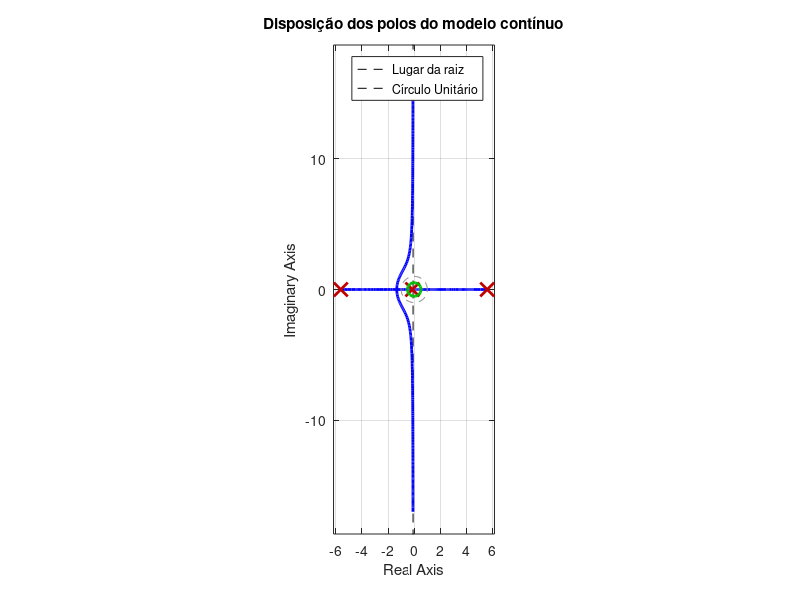
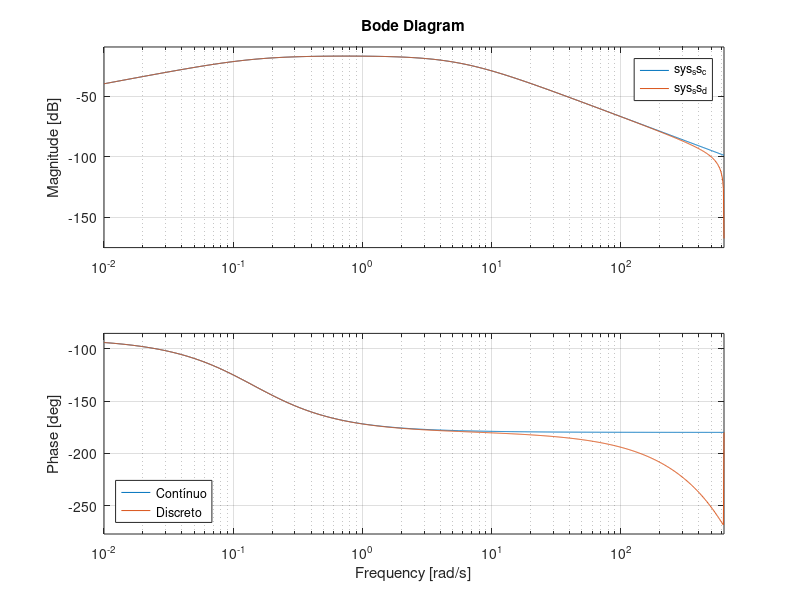
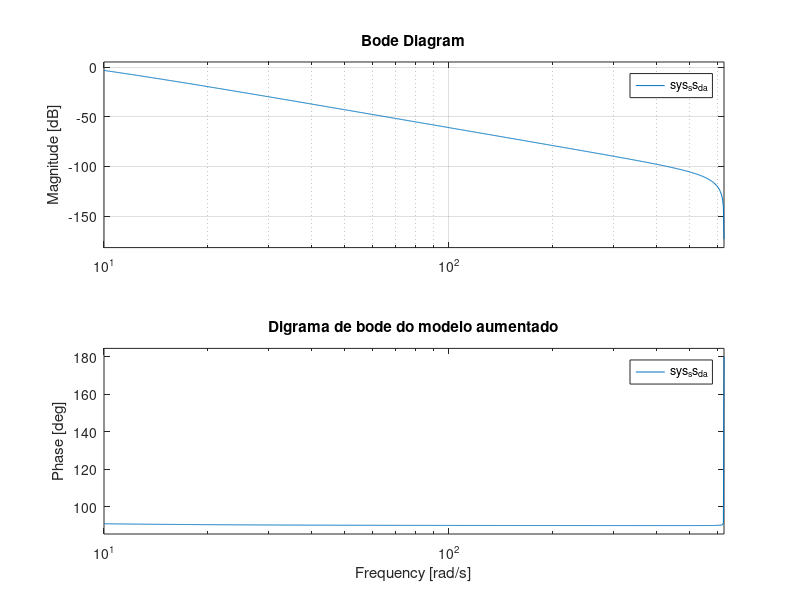
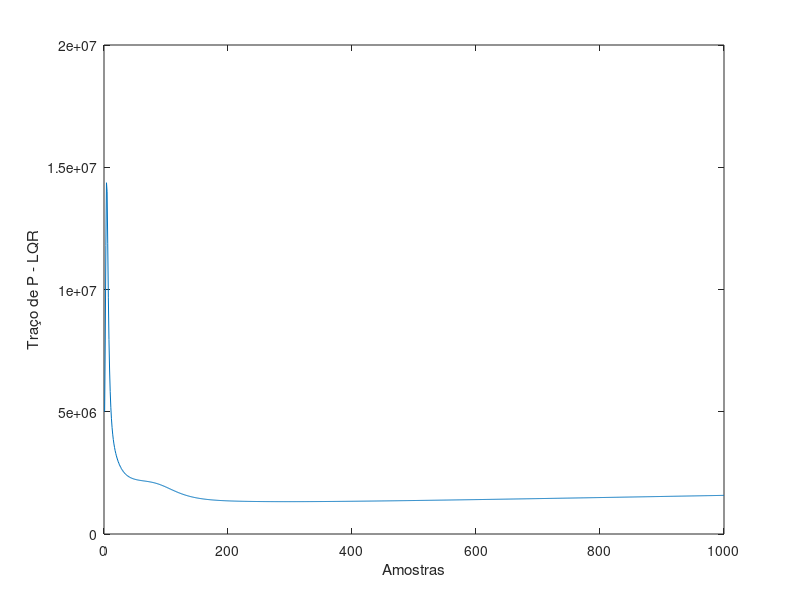

Source code (MATLAB) for these figures, in order:
%% Atividade 02: Controle do pêndulo invertido sobre carro usando LQG.
clear all; close all; clc;

%% Planta do pêndulo invertido 
% Ref.: https://ctms.engin.umich.edu/CTMS/index.php?example=InvertedPendulum&section=SystemModeling 
% A variável sensorialmente medida é a posição angular do pêndulo (em rad).
% Sinal de controle (u) é a Força aplicada sobre o carro (F) em Newtons.
% As variaveis de estado são:
    % x1 = x:       posição do carro em metros
    % x2 = x_dot:   velocidade do carro em m/s
    % x3 = phi:     angulo do pendulo (em rad)
    % x4 = phi_dot  velocidade angular do pendulo (rad/s)

%% Modelo em Espaço de Estados em Tempo Continuo
M = 0.5; m = 0.2; b = 0.1; I = 0.006; g = 9.8; l = 0.3; 
p = I*(M+m)+M*m*l^2; 

% Matrizes de estado
A = [0      1              0           0;
     0 -(I+m*l^2)*b/p  (m^2*g*l^2)/p   0;
     0      0              0           1;
     0 -(m*l*b)/p       m*g*l*(M+m)/p  0];

B = [   0; 
    (I+m*l^2)/p;
        0; 
      m*l/p];

C = [0 0 1 0]; ny = size(C,1); % sersor da posição angular do pêndulo
% C = [0 0 1 0; 0 0 1 0]; ny = size(C,1); % + sensor de posição do carro

D = zeros(ny,1);
    
sys_ss_c = ss(A,B,C,D, ...
    'statename', {'x' 'x_dot' 'phi' 'phi_dot'}, ...
    'inputname',{'u'}, ...
    'outputname', {'phi'})

% Analise dos poles e autovalores do sistema
disp('Autovalores contínuos do sistema:');
disp(eig(A)); % o polo 5.5651 é instavel (está no semiplano direito do plano s)

% Plot dos polos no plano S
figure; rlocus(sys_ss_c);
title('Disposição dos polos do modelo contínuo'); grid on; hold on;
theta = linspace(0, 2*pi, 100);
plot(cos(theta), sin(theta), '--', 'Color', [0.5 0.5 0.5]);
axis equal;
legend('Lugar da raiz', 'Círculo Unitário');

% Analise das maximas frequencias do sistema
disp('Verificando a frequência máxima do sistema:');
damp(sys_ss_c) 
f_max = max(damp(sys_ss_c));
disp(['> f_max = ' num2str(f_max) ' rad/s']);

%% Modelo em Espaço de Estado em Tempo Discreto 
v_factor = 200;                  % fator de velocidade da amostragem  
fs = (f_max*v_factor)/(2*pi);    % frequencia de amostragem (Hz) 
Ts = 1/fs;                       % periodo de amostragem (s) 
Ts = fix(v_factor*Ts)/v_factor; 

disp(['Período de Amostragem Ts = ' num2str(Ts) 's']);

% Discretizando o sistema
sys_ss_d = c2d(sys_ss_c, Ts)
[Ad, Bd, Cd, Dd] = ssdata(sys_ss_d);

% Compara o modelo contínuo com o discreto 
% Observa-se que os modelos divergem nas altas frequências.
% O sistema é instavel, pq na região de inversão de fase há o aumento do ganho.
figure; bode(sys_ss_c, sys_ss_d); %title('Digrama de bode do modelo cont. e disc.');
legend('Contínuo', 'Discreto', 'Location','southwest');

%% Modelo Aumentando em Espaço de Estado Discreto (adicionar o integrador)
Aa = [eye(ny, ny)   Cd*Ad;
      zeros(4, ny)  Ad];

Ba = [Cd*Bd;
       Bd];

Ca = [eye(ny, ny) zeros(ny, 4)];  

Da = Dd;

sys_ss_d_a = ss(Aa, Ba, Ca, Da, Ts,  ...
    'statename', {'x' 'x_dot' 'phi' 'phi_dot' 'int'}, ...
    'inputname',{'u'}, ...
    'outputname', {'phi'})

figure; bode(sys_ss_d_a); grid; title('Digrama de bode do modelo aumentado');

% Analise dos poles e autovalores do sistema
disp('Autovalores discretos do sistema aumentado:');
disp(eig(Aa)); % o polo 1.0282 é instavel (está fora do circulo únitario no plano z)
               % aparentemente a variavel na posição pendulo já é uma
               % variavel integradora (a mesma se acumula ao longo do tempo)

%% Testes de Controlabilidade e Observabilidade
n = length(Aa);     % Número de variaveis de estado (o integrador é considerado)
Co = ctrb(Aa, Ba);  % Matriz de Controlabilidade
Ob = obsv(Aa, Ca);  % Matriz de Observabilidade

disp('Verificação da Controlabilidade:');
disp(['> rank(Co) = ' num2str(rank(Co))]);
if rank(Co) == n
    disp(['== ' num2str(n) ' - O sistema é controlável' ]);
else
    disp(['!= ' num2str(n) ' - O sistema não é controlável' ]);
end

disp('Verificação da Observabilidade:');
disp(['> rank(Ob) = ' num2str(rank(Ob))]);
if rank(Ob) == n
    disp(['== ' num2str(n) ' - O sistema é observável' ]);
else
    disp(['!= ' num2str(n) ' - O sistema não é observável' ]);
end

%% Controlador LQR
disp('Controlador LQR');
%Teste 0
             % y1  x  x_dot  phi  phi_dot  
Q_lqr = diag([ 1   1    1     1      1 ]);  % peso das variaveis 
R_lqr = 1;                                  % peso do esforço de controle

% Teste1
% Q_lqr = diag([0.1 0.1 100 0.1 0.5]); % peso alto para phi
% R_lqr = 1; % controle ainda penalizado normalmente
 
% Teste2
% Q_lqr = diag([1 1 100 1 1]);
% R_lqr = 10;

% Teste3
% Q_lqr = diag([1 10 100 10 1]);
% R_lqr = 1;

disp('Verificação da Detectabilidade (p/ o LQR):');
Ob_dec_lqr = obsv(Aa', sqrt(Q_lqr)');
disp(['> rank(obsv(Aa^(T), sqrt(Q_lqr)^(T))) = ' num2str(rank(Ob_dec_lqr))]);

if rank(Ob_dec_lqr) == n
    disp(['== ' num2str(n) ' - O sistema é detectável' ]);
else
    disp(['!= ' num2str(n) ' - O sistema não é detectável' ]);
end

% Calculo da matriz P pela Equação a Diferenças de Riccati
P = 1e6*eye(n, n); p_samples = 1000; 
for i = 1:p_samples
    P = Aa'*P*Aa -Aa'*P*Ba*inv(Ba'*P*Ba+R_lqr)*Ba'*P*Aa+Q_lqr;
    traceP(i)=trace(P); 
end
figure; plot(traceP); ylabel('Traço de P - LQR'); xlabel('Amostras');

% Calculo do Ganho
K = ( Aa'*P*Ba*inv(Ba'*P*Ba+R_lqr) )';
disp('LQG K = '); disp(K);

% Analise dos poles e autovalores do sistema
disp('Autovalores do controlador LQR:');
disp(eig(Aa-Ba*K)); % precisam ser estaveis (está dentro do circulo únitario no plano z)

%% Filtro de Kalman (Observador)
disp('Filtro de Kalman');
             % y1  x  x_dot  phi  phi_dot  
Q_kf = diag([ 1   1    1     1      1 ]);  % peso das variaveis 
R_kf = 1;                                  % ruído da medição

disp('Verificação da Detectabilidade (p/ o Filtro de Kalman):');
Ob_dec_kf = obsv(Aa', sqrt(Q_kf)');
disp(['> rank(obsv(Aa^(T), sqrt(Q_kf)^(T))) = ' num2str(rank(Ob_dec_kf))]);

if rank(Ob_dec_kf) == n
    disp(['== ' num2str(n) ' - O sistema é detectável' ]);
else
    disp(['!= ' num2str(n) ' - O sistema não é detectável' ]);
end

% Calculo da matriz P pela Equação a Diferenças de Riccati
Po = 1e6*eye(n, n); p_samples = 1000; 
for i = 1:p_samples
    Po = Aa*Po*Aa' -Aa*Po*Ca'*inv(Ca*Po*Ca'+R_kf)*Ca*Po*Aa'+Q_kf;
    tracePo(i)=trace(Po); 
end
figure; plot(tracePo); ylabel('Traço de P - Filtros de Kalman'); xlabel('Amostras');

% Calculo do Ganho
L = ( Aa*Po*Ca'*inv(Ca*Po*Ca'+R_kf) );
disp('KF L = '); disp(L);

% Analise dos poles e autovalores do sistema
disp('Autovalores do filtros de Kalman:');
disp(eig(Aa-L*Ca)); % precisam ser estaveis (está dentro do circulo únitario no plano z)

%% Simulação do controlador LQG
t_f = 20;           % temos de simulação
N = round(t_f/Ts);  % número de amostras
t = 0:Ts:N*Ts-Ts;   % vetor de tempo discreto
    
    % Sinal de referencia
    r1(1:5) = 0; r1(6:N) = 0;

    % Disturbios na entrada e saida
    w1 = 0*wgn(1, N, 1e-3, 'linear'); % ruido
    w2(1:round(N/2)) = 0; w2(round(N/2)+1:N) = 1*0.0349; % deformação de ~2 graus sobre o pendulo

    v1 = 1*wgn(1, N, 1e-5, 'linear'); % ruido no sensor
    v2(1:round(N/2)) = 0; v2(round(N/2)+1:N) =+0.2*0;

    % Condições iniciais do modelo nominal
                % x  x_dot    phi    phi_dot
    x(:,:, 1) = [0;  0;    0.0349;     0];   % entrada
    y(:,:, 1) = C*x(:,:, 1);                 % saida
    u(1) = 0;                                % sinal de controle

    % Condições iniciais do modelo aumentado
                % y1  x  x_dot  phi  phi_dot
    xa(:,:, 1) = [0;  0;    0;     0;     0];   % entrada
    ya(:,:, 1) = Ca*xa(:,:, 1);                 % saida
    du(1) = 0;                                  % sinal de controle

    % Condições iniciais das variaveis estimadas
    x1e(1)= 0; x2e(1)= 0; x3e(1)= 0; x4e(1)= 0;

for k = 2:N
    % Modelo em espaço de estados
    x(:,:, k) = Ad*x(:,:, k-1) + Bd*u(k-1) + [0; 0; 1; 0]*w2(k-1); 
    y(:,:, k) = Cd*x(:,:, k) + v1(k) + v2(k);

    % Modelo em espaço de estados aumentado com o filtro de Kalman
    xa(:,:, k) = Aa*xa(:,:, k-1) + Ba*du(k-1) + L*(y(:,:, k-1) - ya(:,:, k-1));
    ya(:,:, k) = Ca*xa(:,:, k);

    % Estimação das variaveis
    x1e(k) = x1e(k-1) + xa(2, k);
    x2e(k) = x2e(k-1) + xa(3, k);
    x3e(k) = x3e(k-1) + xa(4, k);
    x4e(k) = x4e(k-1) + xa(5, k);

    % Lei de controle de realimentação de estados
    du(k) = K*([r1(k); 0; 0; 0; 0] - xa(:,:, k));

    % Passando du(k) pelo integrador discreto   
    u(k) = u(k-1) + du(k);
end

% Plots
figure;
subplot(211)
    plot(t, r1, 'k'); hold;
    plot(t, y(1,:),'b'); plot(t, ya(1,:), ':r');
    legend('r1(t)', 'y1(t)', 'y1a(t): estimado');
    ylabel('Angulo (rad)');
subplot(212)
    plot(t, u, 'b'); xlabel('Tempo (s)'); ylabel('Força (N)');

figure;
subplot(411)
    plot(t,xa(1,:),'r');
    ylabel('xa_1(t)');
    %title('Variáveis de estado do estimador aumentado');

subplot(412)
    plot(t,xa(2,:),'r');
    ylabel('xa_2(t)');

subplot(413)
    plot(t,xa(3,:),'r');
    ylabel('xa_3(t)');

subplot(414)
    plot(t,xa(4,:),'r');
    ylabel('xa_4(t)');

 %% Cálculo da Função Custo J (modelo aumentado)
J = 0;
for k = 1:N
    Jx(k) = xa(:,k)' * Q_lqr * xa(:,k);   % custo do estado
    Ju(k) = u(k)' * R_lqr * u(k);         % custo do controle
    J = J + Jx(k) + Ju(k);                % custo acumulado
end

disp('Custo J = '); disp(J);
